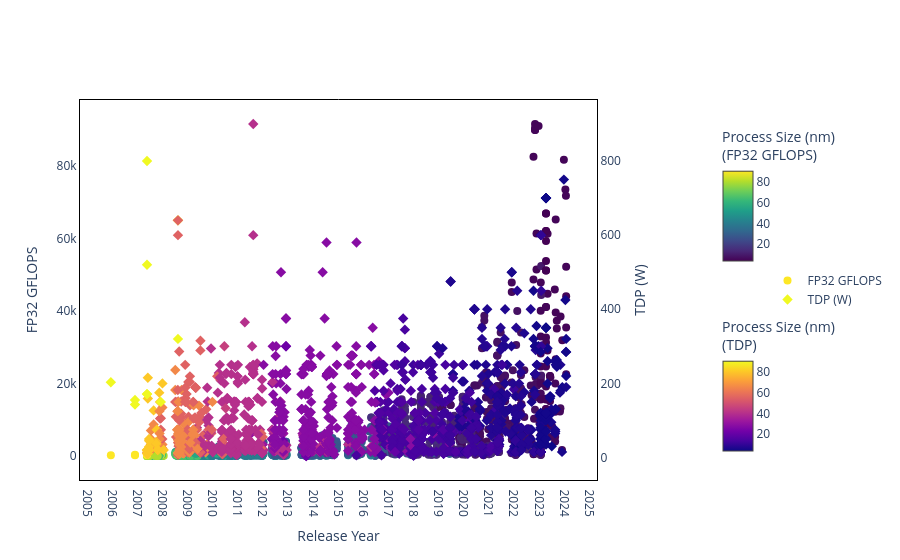

The notebook cell this image was saved under:
### Code cell
# Create figure with secondary y-axis
fig = make_subplots(specs=[[{"secondary_y": True}]])

# Prepare data
plot_data = gpu_data.dropna(subset=['Release Date', 'Release Year', 'FP32 GFLOPS', 'TDP (W)', 'Process Size (nm)']).copy()

# Convert Release Date to datetime
plot_data['Release Date'] = pd.to_datetime(plot_data['Release Date'], errors='coerce')

# Add trace for FP32 GFLOPS (left y-axis) - using circles
fig.add_trace(
    go.Scatter(
        x=plot_data['Release Date'], 
        y=plot_data['FP32 GFLOPS'], 
        name='FP32 GFLOPS',
        mode='markers',
        marker=dict(
            size=8,
            symbol='circle',  # Circle symbols
            color=plot_data['Process Size (nm)'],
            colorscale='Viridis',
            showscale=True,
            colorbar=dict(
                title="Process Size (nm)<br>(FP32 GFLOPS)",
                x=1.15,
                len=0.4,
                y=0.75
            )
        )
    ),
    secondary_y=False,
)

# Add trace for TDP (right y-axis) - using diamonds
fig.add_trace(
    go.Scatter(
        x=plot_data['Release Date'], 
        y=plot_data['TDP (W)'], 
        name='TDP (W)',
        mode='markers',
        marker=dict(
            size=8,
            symbol='diamond',  # Diamond symbols
            color=plot_data['Process Size (nm)'],
            colorscale='Plasma',
            showscale=True,
            colorbar=dict(
                title="Process Size (nm)<br>(TDP)",
                x=1.15,
                len=0.4,
                y=0.25
            )
        )
    ),
    secondary_y=True,
)

# Update layout with black border
fig.update_layout(
    xaxis_title='Release Year',
    plot_bgcolor='white',
    paper_bgcolor='white',
    legend=dict(
        x=1.25,
        y=0.5,
        xanchor='left',
        yanchor='middle'
    ),
    xaxis=dict(
        showline=True,
        linewidth=1,
        linecolor='black',
        mirror=True,
        tickformat='%Y',  # Format ticks to show only the year
        dtick='M12'  # Show tick every 12 months (1 year)
    ),
    yaxis=dict(
        showline=True,
        linewidth=1,
        linecolor='black',
        mirror=True
    ),
    yaxis2=dict(
        showline=True,
        linewidth=1,
        linecolor='black',
        mirror=True
    )
)

# Set y-axes titles
fig.update_yaxes(title_text='FP32 GFLOPS', secondary_y=False)
fig.update_yaxes(title_text='TDP (W)', secondary_y=True)

fig.show()

### Figure 1 — Plotly figure (JSON) as saved in the notebook; plotly's stock layout.template omitted (floating-point values rounded to 4 significant figures; data arrays with more than 128 entries replaced by an {"elided": "..."} marker saying what was removed)
{"data": [{"marker": {"color": {"elided": "1450 int values"}, "colorbar": {"len": 0.4, "title": {"text": "Process Size (nm)<br>(FP32 GFLOPS)"}, "x": 1.15, "y": 0.75}, "colorscale": [[0, "#440154"], [0.1111, "#482878"], [0.2222, "#3e4989"], [0.3333, "#31688e"], [0.4444, "#26828e"], [0.5556, "#1f9e89"], [0.6667, "#35b779"], [0.7778, "#6ece58"], [0.8889, "#b5de2b"], [1, "#fde725"]], "showscale": true, "size": 8, "symbol": "circle"}, "mode": "markers", "name": "FP32 GFLOPS", "type": "scatter", "x": {"elided": "1450 str values"}, "xaxis": "x", "y": {"elided": "1450 float values"}, "yaxis": "y"}, {"marker": {"color": {"elided": "1450 int values"}, "colorbar": {"len": 0.4, "title": {"text": "Process Size (nm)<br>(TDP)"}, "x": 1.15, "y": 0.25}, "colorscale": [[0, "#0d0887"], [0.1111, "#46039f"], [0.2222, "#7201a8"], [0.3333, "#9c179e"], [0.4444, "#bd3786"], [0.5556, "#d8576b"], [0.6667, "#ed7953"], [0.7778, "#fb9f3a"], [0.8889, "#fdca26"], [1, "#f0f921"]], "showscale": true, "size": 8, "symbol": "diamond"}, "mode": "markers", "name": "TDP (W)", "type": "scatter", "x": {"elided": "1450 str values"}, "xaxis": "x", "y": {"elided": "1450 int values"}, "yaxis": "y2"}], "layout": {"legend": {"x": 1.25, "xanchor": "left", "y": 0.5, "yanchor": "middle"}, "paper_bgcolor": "white", "plot_bgcolor": "white", "xaxis": {"anchor": "y", "domain": [0, 0.94], "dtick": "M12", "linecolor": "black", "linewidth": 1, "mirror": true, "showline": true, "tickformat": "%Y", "title": {"text": "Release Year"}}, "yaxis": {"anchor": "x", "domain": [0, 1], "linecolor": "black", "linewidth": 1, "mirror": true, "showline": true, "title": {"text": "FP32 GFLOPS"}}, "yaxis2": {"anchor": "x", "linecolor": "black", "linewidth": 1, "mirror": true, "overlaying": "y", "showline": true, "side": "right", "title": {"text": "TDP (W)"}}}}
